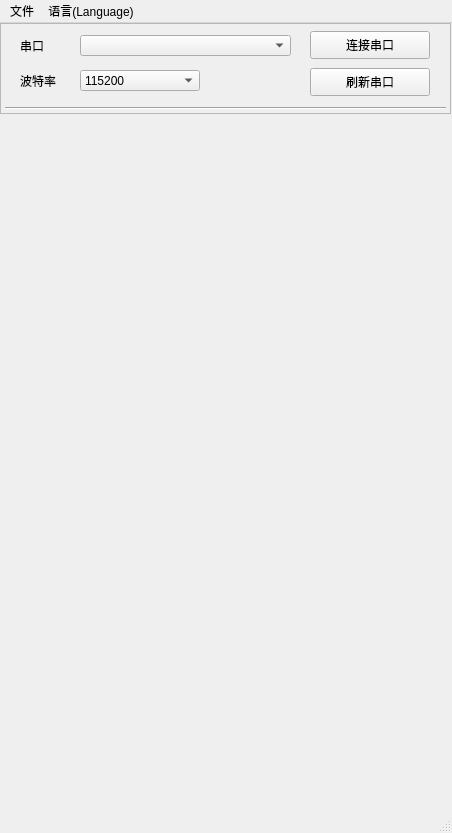
<?xml version="1.0" encoding="UTF-8"?>
<ui version="4.0">
 <class>MainWindow</class>
 <widget class="QMainWindow" name="MainWindow">
  <property name="geometry">
   <rect>
    <x>0</x>
    <y>0</y>
    <width>452</width>
    <height>833</height>
   </rect>
  </property>
  <property name="windowTitle">
   <string>BW_WINCC</string>
  </property>
  <property name="windowIcon">
   <iconset>
    <normaloff>BenewakeLogo.ico</normaloff>BenewakeLogo.ico</iconset>
  </property>
  <widget class="QWidget" name="centralwidget">
   <widget class="QFrame" name="frame">
    <property name="geometry">
     <rect>
      <x>0</x>
      <y>0</y>
      <width>451</width>
      <height>91</height>
     </rect>
    </property>
    <property name="frameShape">
     <enum>QFrame::StyledPanel</enum>
    </property>
    <property name="frameShadow">
     <enum>QFrame::Raised</enum>
    </property>
    <widget class="QPushButton" name="pushButton_connect">
     <property name="geometry">
      <rect>
       <x>310</x>
       <y>8</y>
       <width>120</width>
       <height>28</height>
      </rect>
     </property>
     <property name="text">
      <string>连接串口</string>
     </property>
     <property name="autoRepeat">
      <bool>false</bool>
     </property>
    </widget>
    <widget class="QLabel" name="label_serial">
     <property name="geometry">
      <rect>
       <x>20</x>
       <y>15</y>
       <width>41</width>
       <height>16</height>
      </rect>
     </property>
     <property name="text">
      <string>串口</string>
     </property>
    </widget>
    <widget class="QComboBox" name="comboBox_serial">
     <property name="geometry">
      <rect>
       <x>80</x>
       <y>12</y>
       <width>211</width>
       <height>21</height>
      </rect>
     </property>
    </widget>
    <widget class="QLabel" name="label_baudrate">
     <property name="geometry">
      <rect>
       <x>20</x>
       <y>50</y>
       <width>50</width>
       <height>15</height>
      </rect>
     </property>
     <property name="text">
      <string>波特率</string>
     </property>
    </widget>
    <widget class="QComboBox" name="comboBox_baudrate">
     <property name="geometry">
      <rect>
       <x>80</x>
       <y>47</y>
       <width>120</width>
       <height>21</height>
      </rect>
     </property>
     <item>
      <property name="text">
       <string>115200</string>
      </property>
     </item>
     <item>
      <property name="text">
       <string>9600</string>
      </property>
     </item>
     <item>
      <property name="text">
       <string>19200</string>
      </property>
     </item>
     <item>
      <property name="text">
       <string>38400</string>
      </property>
     </item>
     <item>
      <property name="text">
       <string>57600</string>
      </property>
     </item>
     <item>
      <property name="text">
       <string>256000</string>
      </property>
     </item>
     <item>
      <property name="text">
       <string>460800</string>
      </property>
     </item>
     <item>
      <property name="text">
       <string>921600</string>
      </property>
     </item>
    </widget>
    <widget class="Line" name="line">
     <property name="geometry">
      <rect>
       <x>5</x>
       <y>65</y>
       <width>441</width>
       <height>41</height>
      </rect>
     </property>
     <property name="orientation">
      <enum>Qt::Horizontal</enum>
     </property>
    </widget>
    <widget class="QPushButton" name="pushButton_refresh">
     <property name="geometry">
      <rect>
       <x>310</x>
       <y>45</y>
       <width>120</width>
       <height>28</height>
      </rect>
     </property>
     <property name="text">
      <string>刷新串口</string>
     </property>
    </widget>
   </widget>
   <widget class="QWidget" name="widget1" native="true">
    <property name="geometry">
     <rect>
      <x>-1</x>
      <y>89</y>
      <width>451</width>
      <height>711</height>
     </rect>
    </property>
   </widget>
  </widget>
  <widget class="QMenuBar" name="menubar">
   <property name="geometry">
    <rect>
     <x>0</x>
     <y>0</y>
     <width>452</width>
     <height>26</height>
    </rect>
   </property>
   <widget class="QMenu" name="menu">
    <property name="title">
     <string>文件</string>
    </property>
    <addaction name="actionOpen"/>
   </widget>
   <widget class="QMenu" name="menu_2">
    <property name="title">
     <string>语言(Language)</string>
    </property>
    <addaction name="actionChinese"/>
    <addaction name="separator"/>
    <addaction name="actionEnglish"/>
   </widget>
   <addaction name="menu"/>
   <addaction name="menu_2"/>
  </widget>
  <widget class="QStatusBar" name="statusbar"/>
  <action name="actionOpen">
   <property name="text">
    <string>打开</string>
   </property>
   <property name="shortcut">
    <string>Ctrl+O</string>
   </property>
  </action>
  <action name="actionChinese">
   <property name="text">
    <string>中文</string>
   </property>
   <property name="font">
    <font>
     <underline>false</underline>
     <kerning>false</kerning>
    </font>
   </property>
  </action>
  <action name="actionEnglish">
   <property name="text">
    <string>English</string>
   </property>
  </action>
 </widget>
 <resources/>
 <connections>
  <connection>
   <sender>actionOpen</sender>
   <signal>triggered()</signal>
   <receiver>MainWindow</receiver>
   <slot>trigger_actOpen()</slot>
   <hints>
    <hint type="sourcelabel">
     <x>-1</x>
     <y>-1</y>
    </hint>
    <hint type="destinationlabel">
     <x>399</x>
     <y>330</y>
    </hint>
   </hints>
  </connection>
  <connection>
   <sender>pushButton_connect</sender>
   <signal>clicked()</signal>
   <receiver>MainWindow</receiver>
   <slot>connectSerial()</slot>
   <hints>
    <hint type="sourcelabel">
     <x>426</x>
     <y>52</y>
    </hint>
    <hint type="destinationlabel">
     <x>247</x>
     <y>344</y>
    </hint>
   </hints>
  </connection>
  <connection>
   <sender>pushButton_refresh</sender>
   <signal>clicked()</signal>
   <receiver>MainWindow</receiver>
   <slot>refreshSerial()</slot>
   <hints>
    <hint type="sourcelabel">
     <x>536</x>
     <y>52</y>
    </hint>
    <hint type="destinationlabel">
     <x>296</x>
     <y>431</y>
    </hint>
   </hints>
  </connection>
 </connections>
 <slots>
  <slot>trigger_actOpen()</slot>
  <slot>getSerialPort()</slot>
  <slot>connectSerial()</slot>
  <slot>refreshSerial()</slot>
 </slots>
</ui>
